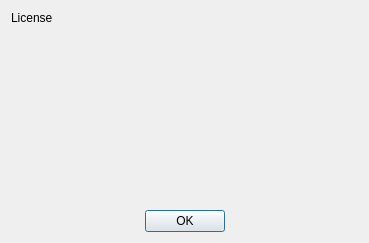
<?xml version="1.0" encoding="UTF-8"?>
<ui version="4.0">
 <class>LicenseDialog</class>
 <widget class="QDialog" name="LicenseDialog">
  <property name="geometry">
   <rect>
    <x>0</x>
    <y>0</y>
    <width>369</width>
    <height>243</height>
   </rect>
  </property>
  <property name="windowTitle">
   <string>Licenses</string>
  </property>
  <property name="sizeGripEnabled">
   <bool>false</bool>
  </property>
  <property name="modal">
   <bool>false</bool>
  </property>
  <layout class="QVBoxLayout" name="verticalLayout">
   <item>
    <widget class="QLabel" name="flaticon_license_label">
     <property name="text">
      <string>License</string>
     </property>
     <property name="wordWrap">
      <bool>true</bool>
     </property>
    </widget>
   </item>
   <item>
    <spacer name="verticalSpacer">
     <property name="orientation">
      <enum>Qt::Vertical</enum>
     </property>
     <property name="sizeHint" stdset="0">
      <size>
       <width>20</width>
       <height>40</height>
      </size>
     </property>
    </spacer>
   </item>
   <item>
    <widget class="QDialogButtonBox" name="button_box">
     <property name="standardButtons">
      <set>QDialogButtonBox::Ok</set>
     </property>
     <property name="centerButtons">
      <bool>true</bool>
     </property>
    </widget>
   </item>
  </layout>
 </widget>
 <resources/>
 <connections/>
</ui>
